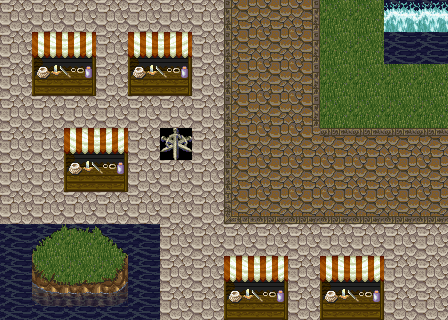

Below is a game level as drawn by its tile map, then a one-line description and the .tmx file that defines it, in full:
An orthogonal 14x10 tile map with 32x32 px tiles, 1 tile layer (Tile Layer 1), 3 tilesets.

<map version="1.0" orientation="orthogonal" renderorder="right-down" width="14" height="10" tilewidth="32" tileheight="32" nextobjectid="1">
 <tileset firstgid="1" name="Castle2" tilewidth="32" tileheight="32" tilecount="256" columns="16">
  <image source="adventure-pics/Castle2.png" width="512" height="512" />
 </tileset>
 <tileset firstgid="257" name="ArtistInfo" tilewidth="32" tileheight="32" tilecount="961" columns="31">
  <image source="adventure-pics/ArtistInfo.png" width="1000" height="1000" />
 </tileset>
 <tileset firstgid="1218" name="big-jungle-tree" tilewidth="32" tileheight="32" tilecount="6" columns="2">
  <image source="adventure-pics/big-jungle-tree.png" width="64" height="96" />
 </tileset>
 <layer name="Tile Layer 1" width="14" height="10">
  <data encoding="csv">
704,704,704,704,704,704,704,183,184,185,177,177,215,215,
704,145,146,704,145,146,704,183,184,185,177,177,193,193,
704,161,162,704,161,162,704,183,184,185,177,177,177,177,
704,704,704,704,704,704,704,183,184,185,177,177,177,177,
704,704,145,146,704,97,704,183,184,184,168,168,168,168,
704,704,161,162,704,704,704,183,184,184,184,184,184,184,
704,704,704,704,704,704,704,199,200,200,200,200,200,200,
193,209,210,211,193,704,704,704,704,704,704,704,704,704,
193,225,226,227,193,704,704,145,146,704,145,146,704,704,
193,241,242,243,193,704,704,161,162,704,161,162,704,704
</data>
 </layer>
</map>
